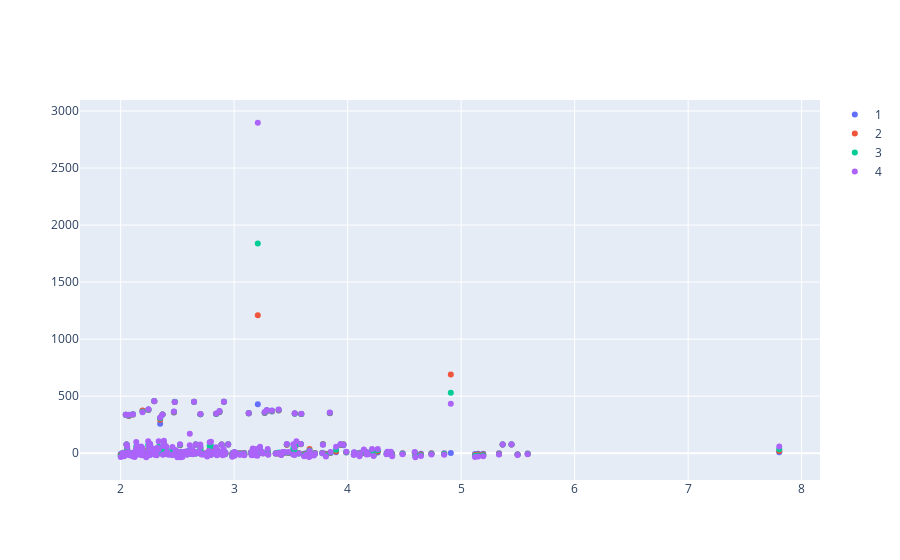

The notebook cell saved with this chart:
### Code cell
fig = go.Figure(
    go.Scatter(x = rain[prain],
              y = rel_error[1][prain],name = '%d' % 1,mode="markers",)
)
for lead in range(2,5):
    fig.add_trace(
        go.Scatter(x = rain[prain],
              y = rel_error[lead][prain],name = '%d' % lead,mode="markers",)
    )


fig.show()

### Figure 1 — Plotly figure (JSON) as saved in the notebook; plotly's stock layout.template omitted (floating-point values rounded to 4 significant figures; data arrays with more than 128 entries replaced by an {"elided": "..."} marker saying what was removed)
{"data": [{"mode": "markers", "name": "1", "type": "scatter", "x": {"elided": "247 float values"}, "y": {"elided": "247 float values"}}, {"mode": "markers", "name": "2", "type": "scatter", "x": {"elided": "247 float values"}, "y": {"elided": "247 float values"}}, {"mode": "markers", "name": "3", "type": "scatter", "x": {"elided": "247 float values"}, "y": {"elided": "247 float values"}}, {"mode": "markers", "name": "4", "type": "scatter", "x": {"elided": "247 float values"}, "y": {"elided": "247 float values"}}], "layout": {}}
